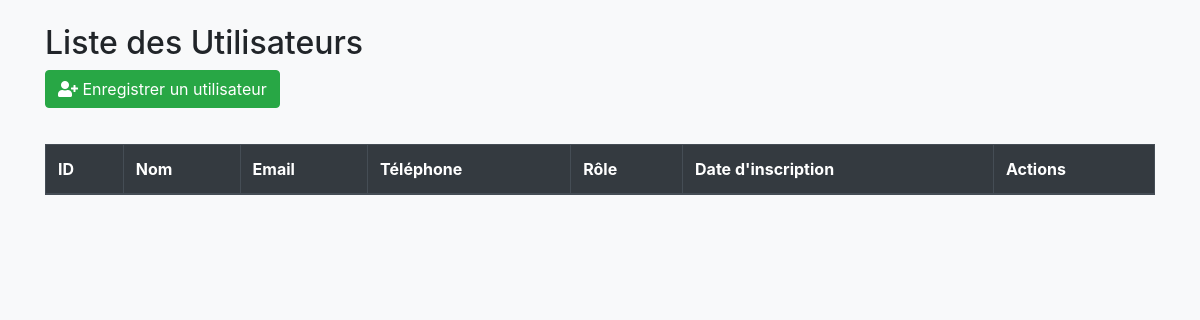
Before: /admin/users1.php with the older database file.
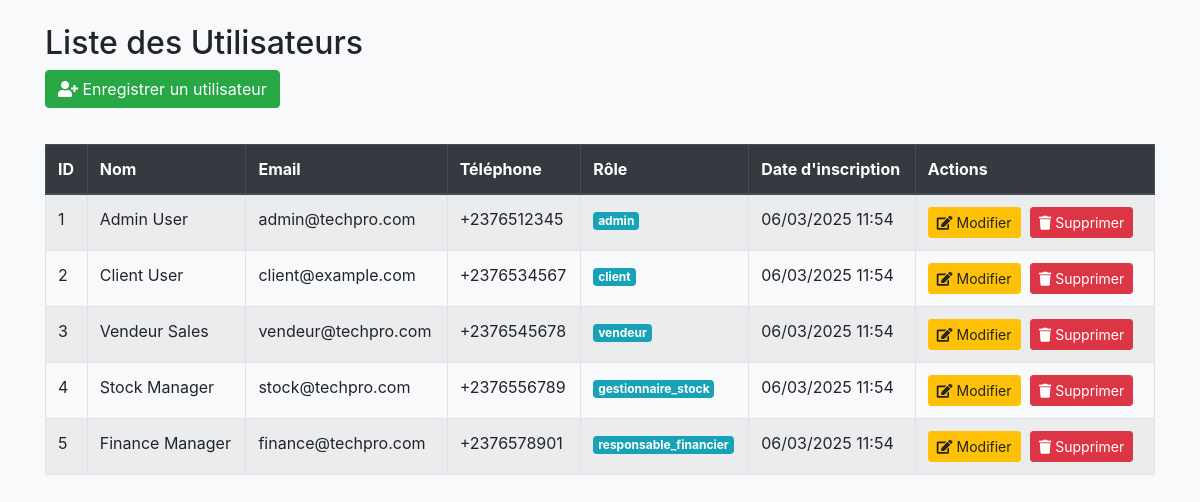
After: the same page with the newer database file.
### tables this page shows
CREATE TABLE users (
    user_id INT PRIMARY KEY AUTO_INCREMENT,
    first_name VARCHAR(50) NOT NULL,
    last_name VARCHAR(50) NOT NULL,
    email VARCHAR(100) UNIQUE NOT NULL,
    phone_number VARCHAR(20),
    country VARCHAR(100),
    state VARCHAR(100),
    quarter VARCHAR(100),
    password_hash VARCHAR(255) NOT NULL,
    registration_date TIMESTAMP DEFAULT CURRENT_TIMESTAMP,
    role_id INT DEFAULT 2,
    FOREIGN KEY (role_id) REFERENCES roles(role_id)
);

CREATE TABLE roles (
    role_id INT PRIMARY KEY AUTO_INCREMENT,
    role_name VARCHAR(50) NOT NULL,
    description TEXT
);

### admin/users1.php (the view, shortened to what this page needs)
<?php
require_once '../DatabaseConnection/db_config.php';
$sql = "SELECT u.*, r.role_name FROM users u
        JOIN roles r ON u.role_id = r.role_id
        ORDER BY u.user_id ASC";
$result = $conn->query($sql);
?>
<!DOCTYPE html>
<html lang="fr">
<head>
    <link href="https://stackpath.bootstrapcdn.com/bootstrap/4.5.2/css/bootstrap.min.css" rel="stylesheet">
    <link href="https://cdnjs.cloudflare.com/ajax/libs/font-awesome/5.15.4/css/all.min.css" rel="stylesheet">
</head>
<body>
<div class="container">
    <h2 class="mt-4">Liste des Utilisateurs</h2>
    <button id="openAddUserModal" class="btn btn-success mb-3">
    <i class="fas fa-user-plus"></i> Enregistrer un utilisateur
</button>
    <div class="table-responsive">
        <table class="table table-striped table-bordered">
            <thead class="thead-dark">
                <tr>
                    <th>ID</th>
                    <th>Nom</th>
                    <th>Email</th>
                    <th>Téléphone</th>
                    <th>Rôle</th>
                    <th>Date d'inscription</th>
                    <th>Actions</th>
                </tr>
            </thead>
            <tbody id="userTableBody">
                <?php while ($row = $result->fetch_assoc()): ?>
                <tr id="user-<?php echo $row['user_id']; ?>">
                    <td><?php echo $row['user_id']; ?></td>
                    <td><?php echo htmlspecialchars($row['first_name'] . ' ' . $row['last_name']); ?></td>
                    <td><?php echo htmlspecialchars($row['email']); ?></td>
                    <td><?php echo htmlspecialchars($row['phone_number'] ?? 'N/A'); ?></td>
                    <td><span class="badge badge-info"><?php echo htmlspecialchars($row['role_name']); ?></span></td>
                    <td><?php echo date('d/m/Y H:i', strtotime($row['registration_date'])); ?></td>
                    <td>
                        <button class="btn btn-warning btn-sm edit-user"
                                data-id="<?php echo $row['user_id']; ?>"
                                data-firstname="<?php echo htmlspecialchars($row['first_name']); ?>"
                                data-lastname="<?php echo htmlspecialchars($row['last_name']); ?>"
                                data-email="<?php echo htmlspecialchars($row['email']); ?>"
                                data-phone="<?php echo htmlspecialchars($row['phone_number']); ?>"
                                data-role="<?php echo $row['role_id']; ?>">
                            <i class="fas fa-edit"></i> Modifier
                        </button>
                        <button class="btn btn-danger btn-sm delete-user"
                                data-id="<?php echo $row['user_id']; ?>">
                            <i class="fas fa-trash"></i> Supprimer
                        </button>
                    </td>
                </tr>
                <?php endwhile; ?>
            </tbody>
        </table>
    </div>
</div>
</body>
</html>

### admin/users1.php (style rules this page uses)
body { background-color: #f8f9fa }
.table-responsive { margin-top: 20px; }
.btn { margin-right: 5px; }

Changed rows visible on the page:
added users: user_id "1", first_name+last_name "Admin User", email "admin@techpro.com", phone_number "+2376512345", role.role_name "admin", registration_date "06/03/2025 11:54"
added users: user_id "2", first_name+last_name "Client User", email "client@example.com", phone_number "+2376534567", role.role_name "client", registration_date "06/03/2025 11:54"
added users: user_id "3", first_name+last_name "Vendeur Sales", email "vendeur@techpro.com", phone_number "+2376545678", role.role_name "vendeur", registration_date "06/03/2025 11:54"
added users: user_id "4", first_name+last_name "Stock Manager", email "stock@techpro.com", phone_number "+2376556789", role.role_name "gestionnaire_stock", registration_date "06/03/2025 11:54"
added users: user_id "5", first_name+last_name "Finance Manager", email "finance@techpro.com", phone_number "+2376578901", role.role_name "responsable_financier", registration_date "06/03/2025 11:54"
